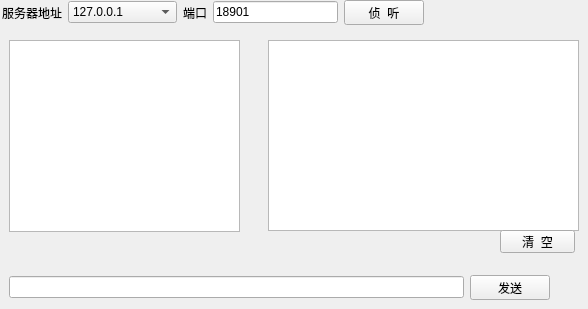
<?xml version="1.0" encoding="UTF-8"?>
<ui version="4.0">
 <class>Server</class>
 <widget class="QWidget" name="Server">
  <property name="geometry">
   <rect>
    <x>0</x>
    <y>0</y>
    <width>588</width>
    <height>309</height>
   </rect>
  </property>
  <property name="windowTitle">
   <string>服务器</string>
  </property>
  <widget class="QTextBrowser" name="send_Browser">
   <property name="geometry">
    <rect>
     <x>9</x>
     <y>40</y>
     <width>231</width>
     <height>192</height>
    </rect>
   </property>
  </widget>
  <widget class="QTextBrowser" name="recv_Browser">
   <property name="geometry">
    <rect>
     <x>268</x>
     <y>40</y>
     <width>311</width>
     <height>191</height>
    </rect>
   </property>
  </widget>
  <widget class="QWidget" name="layoutWidget">
   <property name="geometry">
    <rect>
     <x>9</x>
     <y>275</y>
     <width>541</width>
     <height>25</height>
    </rect>
   </property>
   <layout class="QHBoxLayout" name="horizontalLayout">
    <item>
     <widget class="QLineEdit" name="input_lineEdit"/>
    </item>
    <item>
     <widget class="QPushButton" name="send_Button">
      <property name="text">
       <string>发送</string>
      </property>
     </widget>
    </item>
   </layout>
  </widget>
  <widget class="QPushButton" name="sCleanpushButton">
   <property name="geometry">
    <rect>
     <x>500</x>
     <y>230</y>
     <width>75</width>
     <height>23</height>
    </rect>
   </property>
   <property name="text">
    <string>清  空</string>
   </property>
  </widget>
  <widget class="QWidget" name="">
   <property name="geometry">
    <rect>
     <x>2</x>
     <y>0</y>
     <width>422</width>
     <height>25</height>
    </rect>
   </property>
   <layout class="QHBoxLayout" name="horizontalLayout_2">
    <item>
     <widget class="QLabel" name="label">
      <property name="text">
       <string>服务器地址</string>
      </property>
     </widget>
    </item>
    <item>
     <widget class="QComboBox" name="serverIP_comboBox">
      <property name="enabled">
       <bool>true</bool>
      </property>
      <property name="editable">
       <bool>false</bool>
      </property>
      <item>
       <property name="text">
        <string>127.0.0.1</string>
       </property>
      </item>
      <item>
       <property name="text">
        <string>124.243.202.5</string>
       </property>
      </item>
     </widget>
    </item>
    <item>
     <widget class="QLabel" name="label_2">
      <property name="text">
       <string>端口</string>
      </property>
     </widget>
    </item>
    <item>
     <widget class="QLineEdit" name="serverPortlineEdit">
      <property name="enabled">
       <bool>true</bool>
      </property>
      <property name="text">
       <string>18901</string>
      </property>
     </widget>
    </item>
    <item>
     <widget class="QPushButton" name="listen_Button">
      <property name="text">
       <string>侦  听</string>
      </property>
     </widget>
    </item>
   </layout>
  </widget>
 </widget>
 <resources/>
 <connections/>
</ui>
